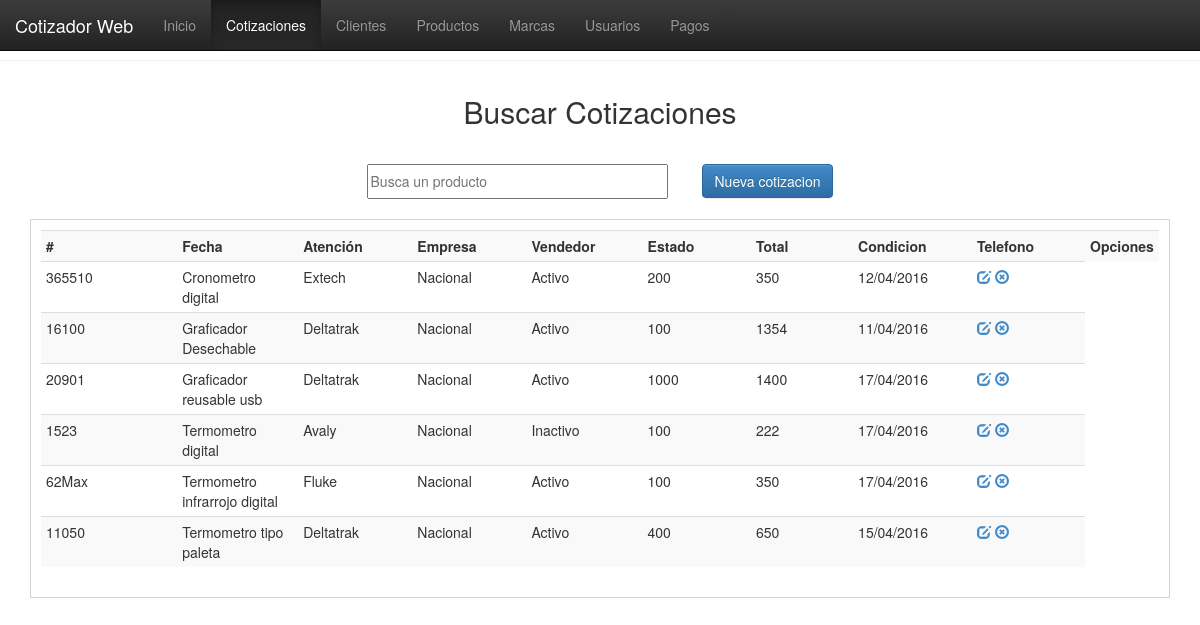
The page /vistas/cotizaciones.php on the database as committed earlier.
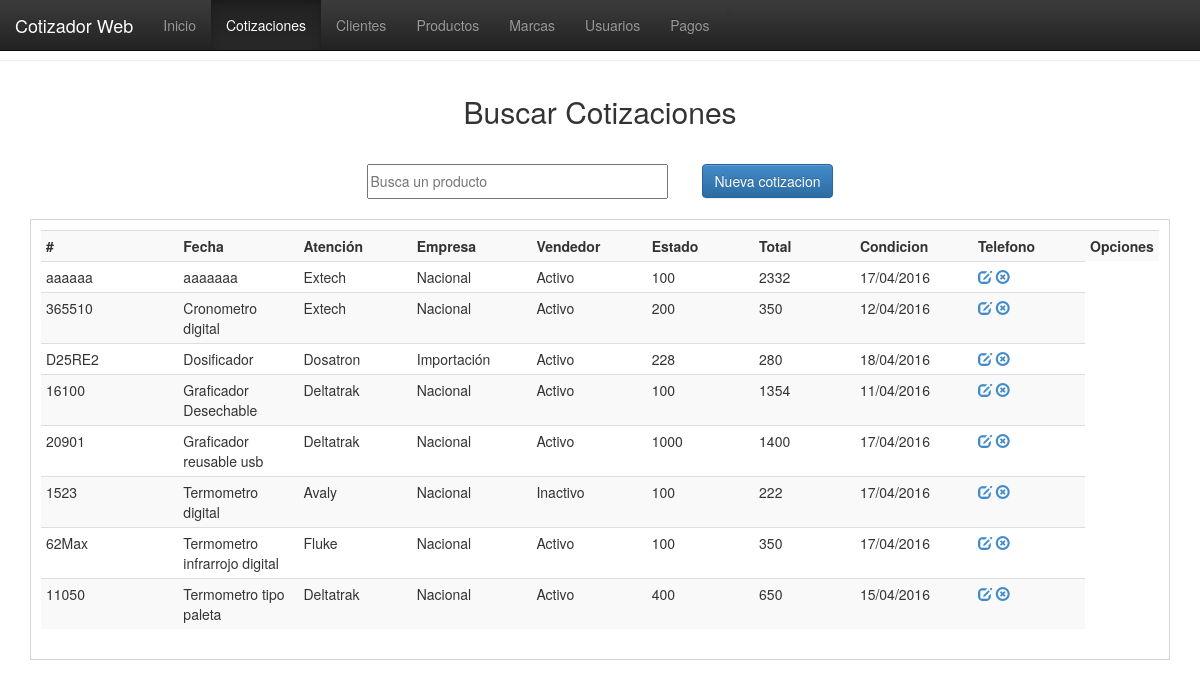
The same page on the database as committed later.
### tables this page shows
CREATE TABLE `productos` (
  `id_prod` int(11) NOT NULL,
  `nomb_prod` varchar(100) NOT NULL,
  `desc_prod` varchar(100) NOT NULL,
  `mca_prod` varchar(100) NOT NULL,
  `origen_prod` varchar(20) NOT NULL,
  `edo_prod` varchar(15) NOT NULL,
  `nota_prod` varchar(150) NOT NULL,
  `cost_prod` float NOT NULL,
  `util_prod` float NOT NULL,
  `prec_prod` float NOT NULL,
  `prec_rec` float NOT NULL,
  `fecha_prod` date NOT NULL
);

### php/conexion.php (called while the page is built, shortened)
<?php
function fechaNormal($fecha){
		$nfecha = date('d/m/Y',strtotime($fecha));
		return $nfecha;
}
?>

### vistas/cotizaciones.php (the view, shortened to what this page needs)
<!DOCTYPE html>
<html>
<head>
<link href="../css/estilo.css" rel="stylesheet">
<link href="../bootstrap/css/bootstrap.css" rel="stylesheet">
<link href="../bootstrap/css/bootstrap.min.css" rel="stylesheet">
<link href="../bootstrap/css/bootstrap-theme.css" rel="stylesheet">
<link href="../bootstrap/css/bootstrap-theme.min.css" rel="stylesheet">
</head>
<body>
  <nav class="navbar navbar-inverse navbar-fixed-top">
    <div class="container-fluid">
      <div class="navbar-header">
        <a class="navbar-brand" href="#">Cotizador Web</a>
      </div>
      <div class="collapse navbar-collapse" id="myNavbar">
        <ul class="nav navbar-nav">
          <li><a href="index.php">Inicio</a></li>>
          <li class="active"><a href="cotizaciones.php">Cotizaciones</a></li>
          <li><a href="clientes.php">Clientes</a></li>
          <li><a href="productos.php">Productos</a></li>
          <li><a href="marcas.php">Marcas</a></li>
          <li><a href="usuarios.php">Usuarios</a></li>
          <li><a href="pagos.php">Pagos</a></li>
        </ul>
      </div>
    </div>
  </nav>
  <br><br><hr>
    <header>Buscar Cotizaciones</header>
    <section>
    <table border="0" align="center">
      <tr>
          <td width="335"><input type="text" placeholder="Busca un producto" id="bs-prod"/></td>
            <td width="100"><a href="nueva_cotizacion.php"><button class="btn btn-primary">Nueva cotizacion</button></a></td>
        </tr>
    </table>
    </section>
    <div class="registros" id="agrega-registros-prod">
        <table class="table table-striped table-condensed table-hover">
            <tr>
                <th width="200">#</th>
                <th width="150">Fecha</th>
                <th width="150">Atención</th>
                <th width="150">Empresa</th>
                <th width="150">Vendedor</th>
                <th width="150">Estado</th>
                <th width="150">Total</th>
                <th width="150">Condicion</th>
                <th width="150">Telefono</th>
                <th width="50">Opciones</th>
            </tr>
        <?php
            include('../php/conexion.php');
            $registro = mysql_query("SELECT * FROM productos ORDER BY desc_prod ASC");
            while($registro2 = mysql_fetch_array($registro)){
                echo '<tr>
                        <td>'.$registro2['nomb_prod'].'</td>
                        <td>'.$registro2['desc_prod'].'</td>
                        <td>'.$registro2['mca_prod'].'</td>
                        <td>'.$registro2['origen_prod'].'</td>
                        <td>'.$registro2['edo_prod'].'</td>
                        <td>'.$registro2['cost_prod'].'</td>
                        <td>'.$registro2['prec_rec'].'</td>
                        <td>'.fechaNormal($registro2['fecha_prod']).'</td>
                        <td>
                            <a href="javascript:editarProducto('.$registro2['id_prod'].');" class="glyphicon glyphicon-edit"></a>
                            <a href="javascript:eliminarProducto('.$registro2['id_prod'].');" class="glyphicon glyphicon-remove-circle"></a>
                        </td>
                    </tr>';
            }
        ?>
        </table>
    </div>
</body>
</html>

### css/estilo.css (style rules this page uses)
body { margin:0px; font-family:"Trebuchet MS", Arial, Helvetica, sans-serif; min-width:1000px; }
header { margin:auto; padding:10px; font-size:30px; width:500px; text-align:center; margin-top:20px; }
section { margin-top:20px; }
section table tr td input { width:90%; height:35px; outline:none; font-size:14px; }
.registros { margin:auto; width:95%; margin-top:20px; border:1px solid #D3D3D3; height:auto; padding:10px; }

Rows that differ between the two databases and show on the page:
added productos: nomb_prod "aaaaaa", desc_prod "aaaaaaa", mca_prod "Extech", origen_prod "Nacional", edo_prod "Activo", cost_prod "100", prec_rec "2332", fecha_prod "17/04/2016"
added productos: nomb_prod "D25RE2", desc_prod "Dosificador", mca_prod "Dosatron", origen_prod "Importación", edo_prod "Activo", cost_prod "228", prec_rec "280", fecha_prod "18/04/2016"
